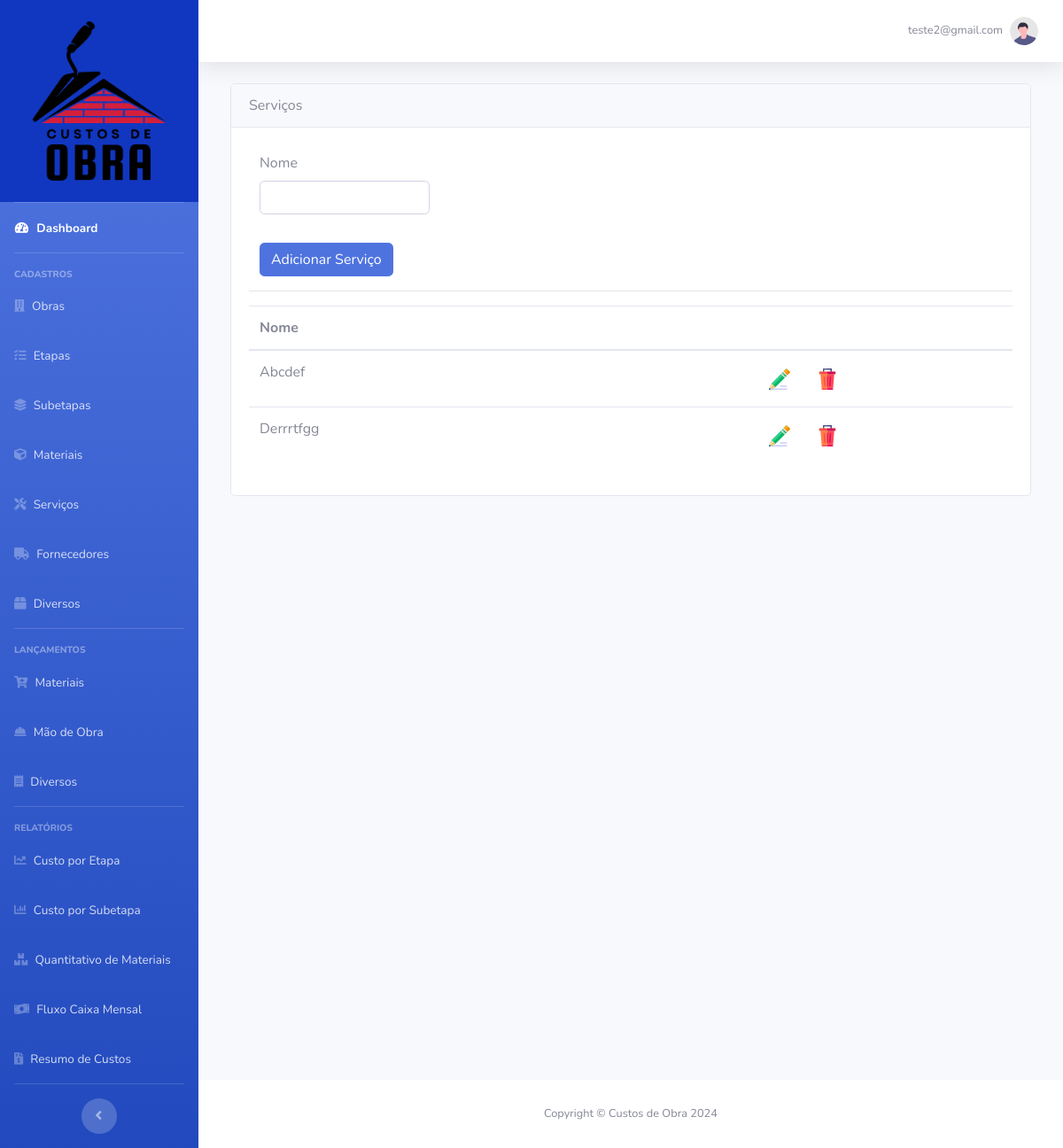
The app's page /cadastro/servicos (signed in) with its own data.
### base_dir/models.py (models this page shows)
class Usuario(db.Model, UserMixin):
    id = db.Column(db.Integer, primary_key=True)
    email = db.Column(db.String(120), unique=True, nullable=False)
    senha = db.Column(db.String(60), nullable=False)
    nivel = db.Column(db.Integer, nullable=False)
    plano = db.Column(db.String(60), nullable=False)
    obra_selecionada = db.Column(db.Integer)
    obras = db.relationship("Obra", backref="usuario", lazy=True)
    etapas = db.relationship("Etapa", backref="usuario", lazy=True)
    subetapas = db.relationship("Subetapa", backref="usuario", lazy=True)
    materiais = db.relationship("Materiais", backref="usuario", lazy=True)
    servicos = db.relationship("Servicos", backref="usuario", lazy=True)
    fornecedores = db.relationship("Fornecedores", backref="usuario", lazy=True)
    diversos = db.relationship("Diversos", backref="usuario", lazy=True)

class Servicos(db.Model):
    id = db.Column(db.Integer, primary_key=True)
    nome = db.Column(db.String(60), nullable=False)
    usuario_id = db.Column(db.Integer, db.ForeignKey("usuario.id"), nullable=False)

### base_dir/routes.py (the view, shortened to what this page needs)
@app.route("/cadastro/servicos", methods=["GET", "POST"])
@login_required
def servicos():
    form_servicos = FormServicos()
    usuario = current_user
    servico_id = request.form.get("servico_id")
    action = request.form.get("action")
    if action == "excluir":
        servico = Servicos.query.get(servico_id)
        if servico:
            db.session.delete(servico)
            db.session.commit()
            return redirect(url_for("servicos"))
    return render_template(
        "servicos.html", form_servicos=form_servicos, usuario=usuario
    )

### base_dir/forms.py
class FormServicos(FlaskForm):
    nome = StringField("Nome", validators=[DataRequired()])
    botao = SubmitField("Adicionar Serviço")

### base_dir/models.py (called while the page is built)
@login_manager.user_loader
def load_usuario(id_usuario):
    return Usuario.query.get(id_usuario)

### base_dir/templates/servicos.html (shortened to what this page needs)
{% extends 'base.html' %}
{% block body %}
<div class="col out-sidebar">
    <div class="card">
        <div class="card-header card-header-padrao">
            <div class="card-titulo-padrao">
                Serviços
            </div>
        </div>
        <div class="card-body">
            <form method="POST" action="" id="EtapasForm" class="col-md-3">
                <div class="form-group mt-2">
                    {{ form_servicos.nome.label(class="form-control-label") }}
                    {% if form_servicos.nome.errors %}
                    {{ form_servicos.nome(class="form-control is-invalid", id="input_nome") }}
                    <div class="invalid-feedback">
                        {% for erro in form_servicos.nome.errors %}
                        {{ erro }}
                        {% endfor %}
                    </div>
                    {% else %}
                    {{ form_servicos.nome(class="form-control", id="input_nome") }}
                    {% endif %}
                </div>
                {{ form_servicos.botao(class="btn btn-primary mt-3") }}
            </form>
            <hr>
            <table class="table">
                <thead>
                    <tr>
                        <th scope="col">Nome</th>
                        <th scope="col"></th>
                    </tr>
                </thead>
                <tbody>
                    {% for servico in usuario.servicos|sort(attribute='nome') %}
                    <tr>
                        <td>{{ servico.nome.capitalize() }}</td>
                        <td style="width: 300px;">
                            <button type="button" class="btn"
                                onclick="window.location='{{ url_for('servicoseditar', servico_id=servico.id) }}'">
                                <img src="{{ url_for('static', filename='images/editar_24.png') }}" alt="excluir">
                            </button>
                            <form action="{{ url_for('servicos') }}" method="POST" style="display: inline;"
                                onsubmit="return confirmAndDisableButton(this, '{{ servico.nome }}');">
                                <button type="submit" class="btn">
                                    <img src="{{ url_for('static', filename='images/excluir_24.png') }}" alt="excluir">
                                </button>
                            </form>
                        </td>
                    </tr>
                    {% endfor %}
                </tbody>
            </table>
        </div>
    </div>
</div>
{% endblock %}

### base_dir/templates/components/navbar.html (shortened to what this page needs)
<nav class="navbar navbar-expand navbar-light bg-white topbar mb-4 static-top shadow">
   <ul class="navbar-nav ml-auto">
      <li class="nav-item dropdown no-arrow">
         <a class="nav-link dropdown-toggle" href="#" id="userDropdown" role="button" data-toggle="dropdown">
            <span class="mr-2 d-none d-lg-inline text-gray-600 small">{{ current_user.email }}</span>
            <img class="img-profile rounded-circle" src="{{ url_for('static', filename='images/undraw_profile.svg') }}">
         </a>
      </li>
   </ul>
</nav>

### records on screen
Usuario: email "teste2@gmail.com"
Servicos: nome "Abcdef"
Servicos: nome "Derrrtfgg"
